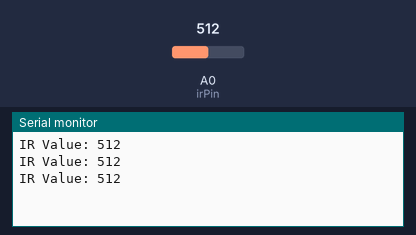
The sketch below on a simulated Arduino Uno, built with avr-gcc and run on an emulated ATmega328P. Shown: the last lines printed to the serial monitor. The test bench sets the inputs (shaded band); at power-on: A0 (irPin) = 512.

Above: at 1.3 s.
1.4 s: A0 (irPin) set to 716
At 1.9 s:
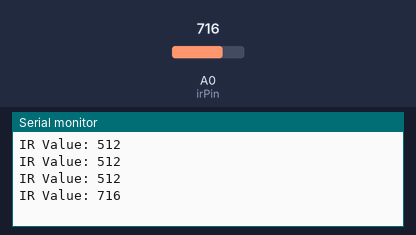
2.9 s: A0 (irPin) set to 900
At 3.4 s:
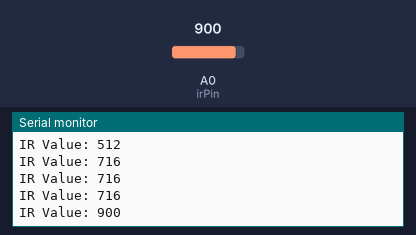
Timing chart, 0 to 5.9 s (numbered marks = the images above; inputs shaded):
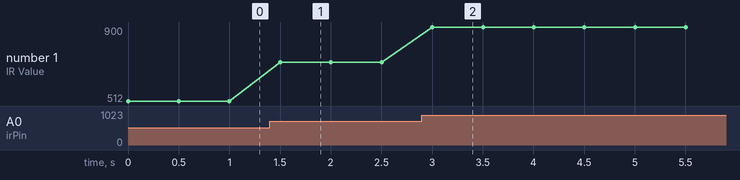

The sketch:

s4_INFRARROJO.ino
```cpp
const int irPin = A0; // Pin analógico para sensor IR
int irValue;

void setup() {
  Serial.begin(9600);
}

void loop() {
  irValue = analogRead(irPin);
  Serial.print("IR Value: ");
  Serial.println(irValue);
  delay(500);
}
```

Measured:
- after the input at 1.4 s, the serial monitor: prints a new line after 0.10 s (image 1)
- after the input at 2.9 s, the serial monitor: prints a new line after 0.10 s (image 2)
- plotted number 1: 512 → 716 after the input at 1.4 s, 716 → 900 after the input at 2.9 s
